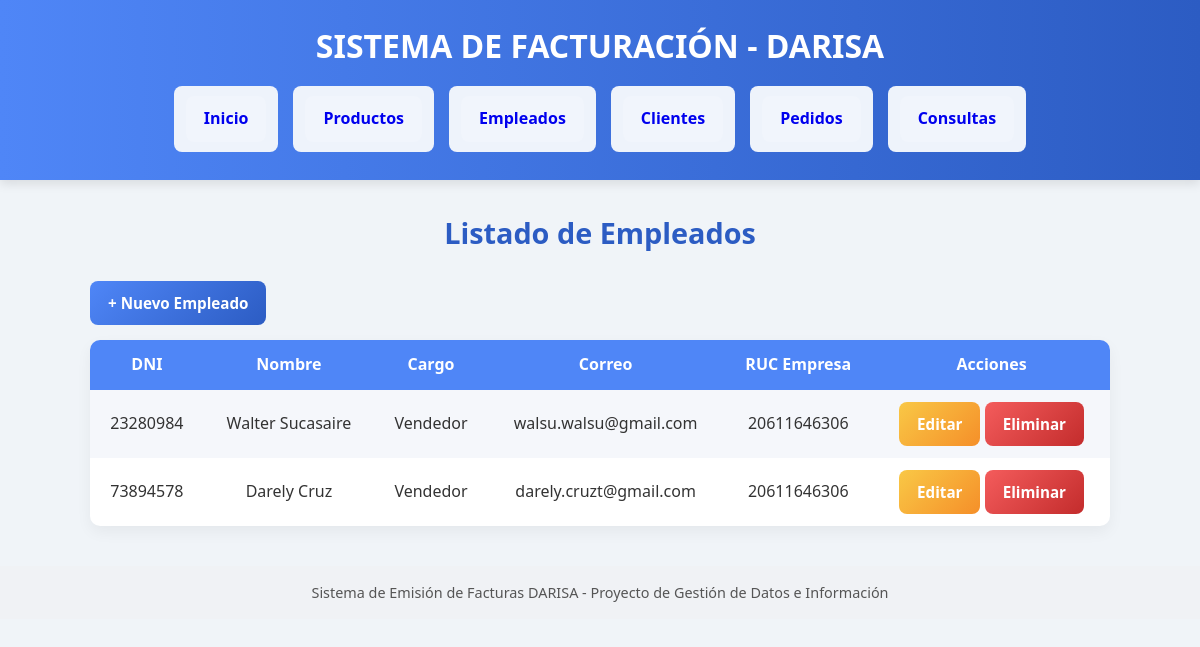
/empleados_listar.php, run on the app's committed database.
### tables this page shows
CREATE TABLE Empleado (
  DNI VARCHAR(8) NOT NULL,
  Correo VARCHAR(45) NULL,
  Cargo VARCHAR(45) NULL,
  Nombre VARCHAR(45) NULL,
  RUC_Empresa VARCHAR(11) NULL,
  PRIMARY KEY (DNI),
  FOREIGN KEY (RUC_Empresa) REFERENCES Empresa(RUC_Empresa)
);

### empleados_listar.php (the view)
<?php
require_once "conexion.php";
require_once "header.php";
?>
<section class="contenedor">
    <h2>Listado de Empleados</h2>
    <a class="btn btn-crear" href="empleados_form.php">+ Nuevo Empleado</a>
    <table>
        <tr>
            <th>DNI</th>
            <th>Nombre</th>
            <th>Cargo</th>
            <th>Correo</th>
            <th>RUC Empresa</th>
            <th>Acciones</th>
        </tr>
        <?php
        $sql = "SELECT * FROM Empleado;";
        $resultado = $conexion->query($sql);
        if ($resultado && $resultado->num_rows > 0) {
            while ($row = $resultado->fetch_assoc()) {
                echo "<tr>
                        <td>{$row['DNI']}</td>
                        <td>{$row['Nombre']}</td>
                        <td>{$row['Cargo']}</td>
                        <td>{$row['Correo']}</td>
                        <td>{$row['RUC_Empresa']}</td>
                        <td>
                            <a class='btn btn-editar' href='empleados_form.php?dni={$row['DNI']}'>Editar</a>
                            <a class='btn btn-eliminar'
                               href='empleados_eliminar.php?dni={$row['DNI']}'
                               onclick=\"return confirm('¿Seguro de eliminar el empleado {$row['DNI']}?');\">
                               Eliminar
                            </a>
                        </td>
                      </tr>";
            }
        }
        ?>
    </table>
</section>
<?php
require_once "footer.php";
?>

### estilos.css (style rules this page uses)
* { margin: 0; padding: 0; box-sizing: border-box; }
body { font-family: 'Segoe UI', Tahoma, Geneva, Verdana, sans-serif; background: #f0f4f8; color: #333; line-height: 1.6; }
.contenedor { max-width: 1100px; margin: 30px auto; padding: 0 20px; }
h2 { text-align: center; font-size: 1.8em; margin-bottom: 25px; color: #2c5cc3; }
.btn { display: inline-block; padding: 10px 18px; font-size: 0.95em; font-weight: 600; text-decoration: none; color: #fff; border: none; border-radius: 8px; cursor: pointer; transition: all 0.3s ease; }
.btn-crear { background: linear-gradient(135deg, #4f86f7, #2c5cc3); }
.btn-editar { background: linear-gradient(135deg, #f9c846, #f58f29); }
.btn-eliminar { background: linear-gradient(135deg, #f45c5c, #c32c2c); }
table { width: 100%; border-collapse: collapse; background: #fff; box-shadow: 0 6px 15px rgba(0,0,0,0.05); border-radius: 10px; overflow: hidden; margin-top: 15px; }
th, td { padding: 12px 15px; text-align: center; }
th { background: #4f86f7; color: #fff; font-weight: 600; }
tr:nth-child(even) { background: #f5f7fb; }

### data on the page
empleado: DNI "23280984", Nombre "Walter Sucasaire", Cargo "Vendedor", Correo "walsu.walsu@gmail.com", RUC_Empresa "20611646306"
empleado: DNI "73894578", Nombre "Darely Cruz", Cargo "Vendedor", Correo "darely.cruzt@gmail.com", RUC_Empresa "20611646306"
